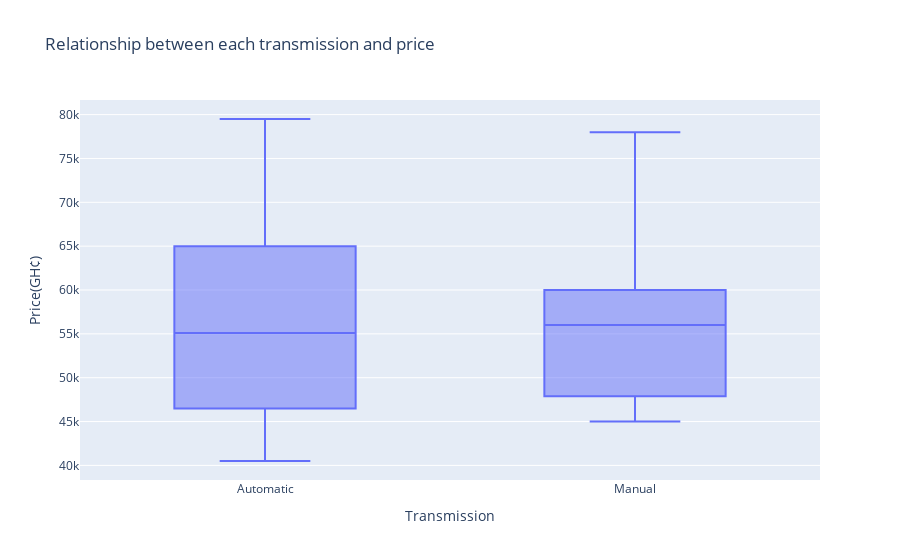

The notebook cell this image was saved under:
### Markdown cell above
### Transmission vs Price

### Code cell
fig = px.box(filtered, x="Transmission", y="Price(GH¢)", title='Relationship between each transmission and price')
fig.show()

### Figure 1 — Plotly figure (JSON) as saved in the notebook; plotly's stock layout.template omitted (floating-point values rounded to 4 significant figures; data arrays with more than 128 entries replaced by an {"elided": "..."} marker saying what was removed)
{"data": [{"alignmentgroup": "True", "hovertemplate": "Transmission=%{x}<br>Price(GH¢)=%{y}<extra></extra>", "legendgroup": "", "marker": {"color": "#636efa"}, "name": "", "notched": false, "offsetgroup": "", "orientation": "v", "showlegend": false, "type": "box", "x": {"elided": "333 str values"}, "x0": " ", "xaxis": "x", "y": {"elided": "333 int values"}, "y0": " ", "yaxis": "y"}], "layout": {"boxmode": "group", "legend": {"tracegroupgap": 0}, "title": {"text": "Relationship between each transmission and price"}, "xaxis": {"anchor": "y", "domain": [0, 1], "title": {"text": "Transmission"}}, "yaxis": {"anchor": "x", "domain": [0, 1], "title": {"text": "Price(GH¢)"}}}}
